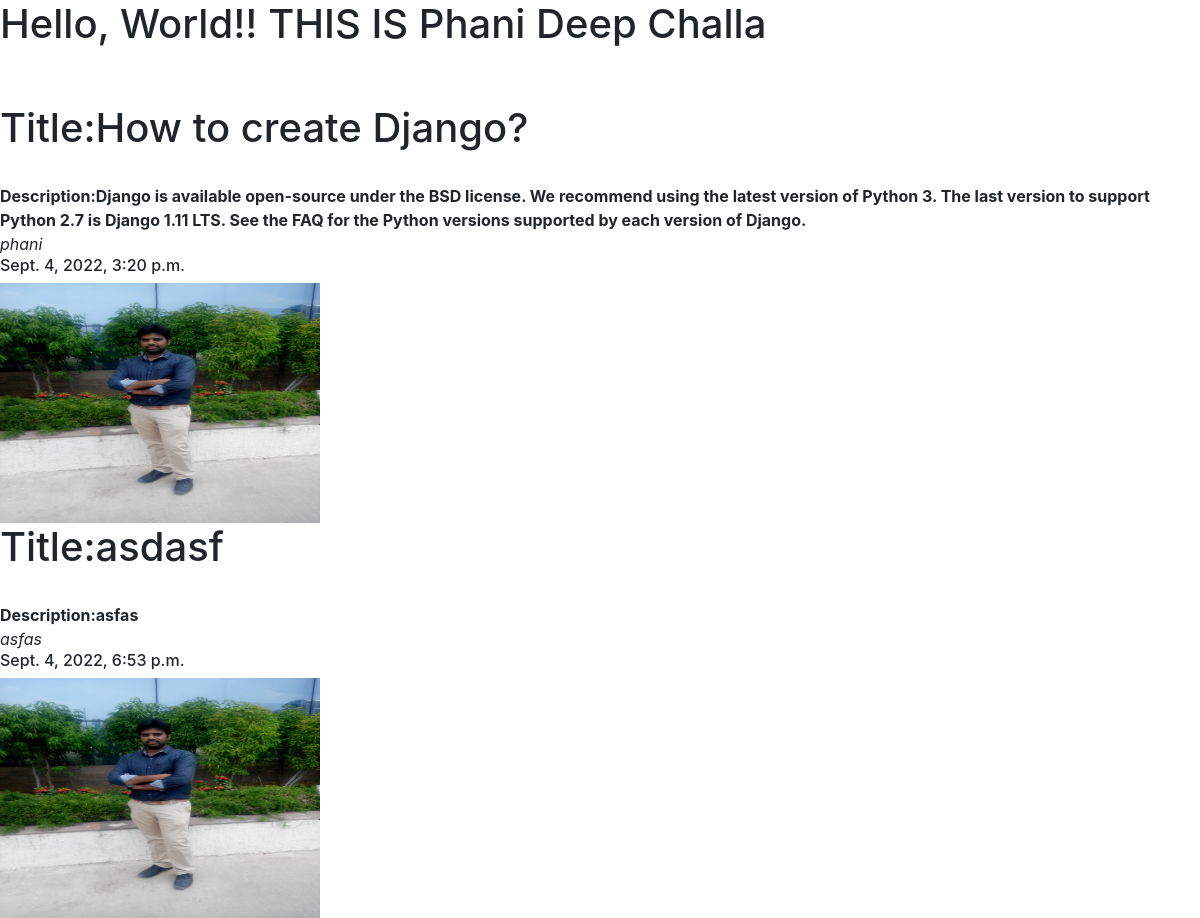
The page / on the database its author committed.
### firstapp/models.py (models this page shows, shortened)
class Blog(models.Model):
    title=models.CharField(max_length=100)
    image=models.ImageField(upload_to="images/")
    description=models.TextField()
    author=models.CharField(max_length=100)
    created_at=models.DateTimeField(default=datetime.now)

### firstapp/views.py (the view)
# urls.py: 2. Add a URL to urlpatterns:  path('', views.home, name='home')
def home(request):
    post = Blog.objects.all()
    return render(request, "basic.html",{"name" : "Phani Deep Challa", "post":post})

### templates/basic.html (shortened to what this page needs)
{% load static %}
<!DOCTYPE html>
<html lang="en">
<head>
    <link rel="stylesheet" href="{% static 'css/bootstrap-grid.css'%}">
    <link rel="stylesheet" href="{% static 'css/bootstrap-grid.min.css'%}">
    <link rel="stylesheet" href="{% static 'css/bootstrap-reboot.css'%}">
    <link rel="stylesheet" href="{% static 'css/bootstrap-reboot.min.css'%}">
    <link rel="stylesheet" href="{% static 'css/bootstrap.css'%}">
    <link rel="stylesheet" href="{% static 'css/bootstrap.min.css'%}">
</head>
<body>
    <h1>Hello, World!! THIS IS {{name}}</h1>
<br><br>
{% block content %}
{% for i in post %}
<h1>Title:{{i.title}}</h1><br>
<b>Description:{{i.description}}</b><br>
<i>{{i.author}}</i><br>
<h6>{{i.created_at}}</h6>
<img width="320" height="240" src="{{i.image.url}}">
{% endfor %}
{% endblock content %}
</body>
</html>

### rows shown on the page
Blog: title "How to create Django?", description "Django is available open-source under the BSD license. We recommend using the latest version of Python 3. The last version to support Python 2.7 is Django 1.11 LTS. See the FAQ for the Python versions supported by each version of Django.", author "phani", created_at "Sept. 4, 2022, 3:20 p.m.", image (picture)
Blog: title "asdasf", description "asfas", author "asfas", created_at "Sept. 4, 2022, 6:53 p.m.", image (picture)

### other values the page prints
{{ name }} "Phani Deep Challa"
